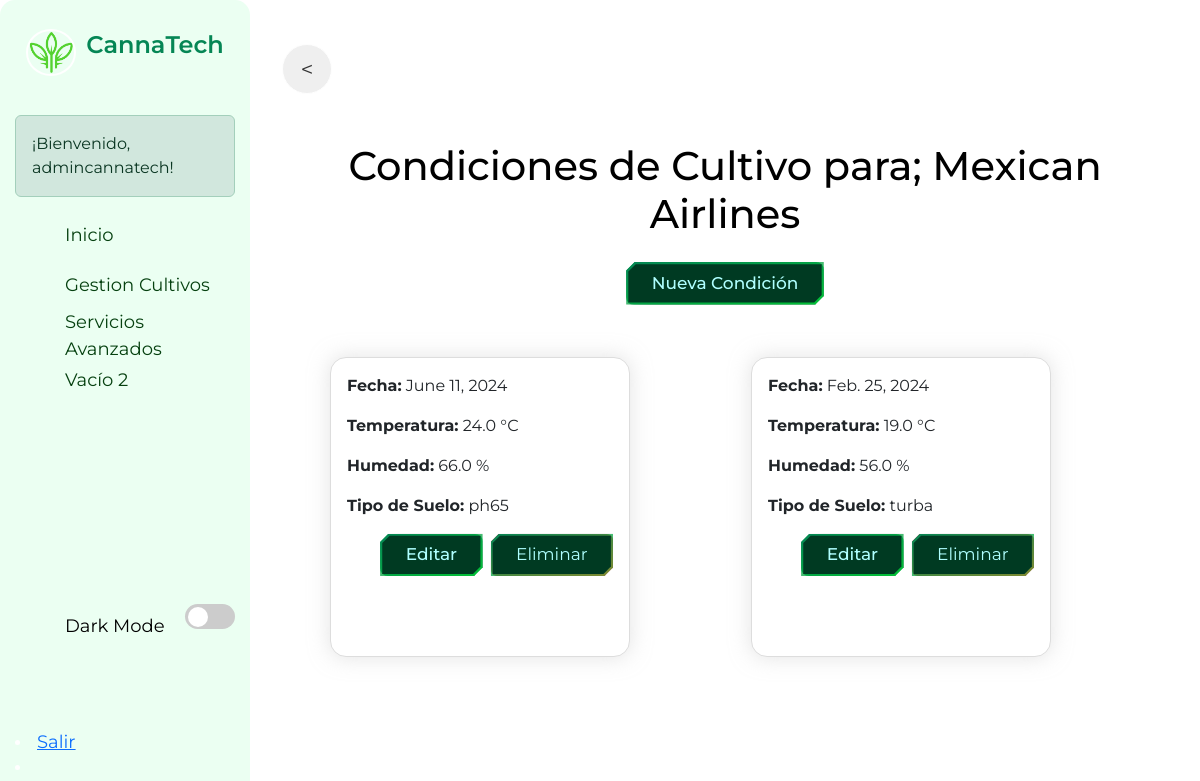
The app's page /core/variedad/2/condiciones/ (signed in), older data.
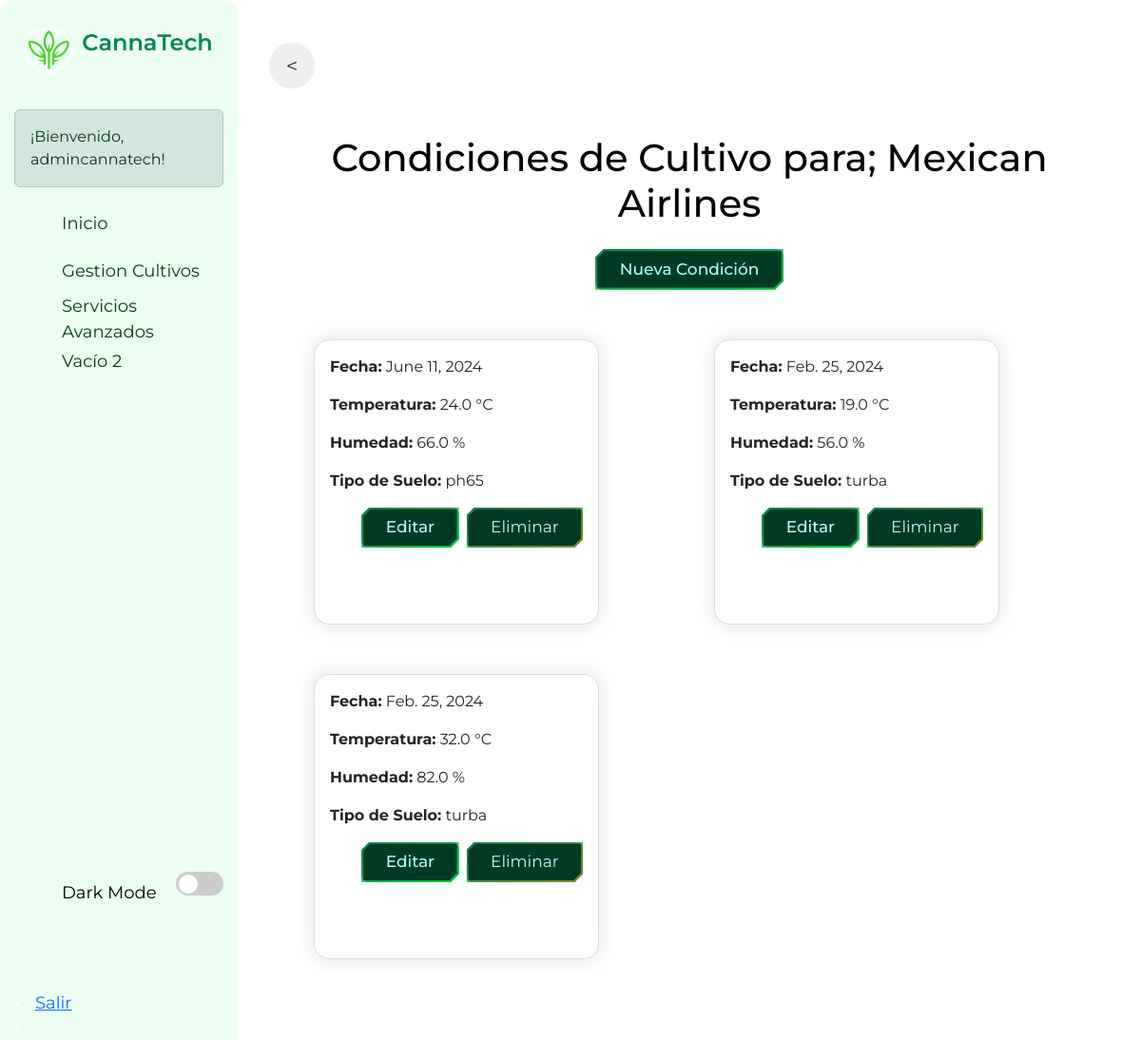
The same page, newer data.
### core/models.py (models this page shows, shortened)
class CondicionesCultivo(models.Model):
    variedad = models.ForeignKey(Variedad, on_delete=models.CASCADE, related_name='condiciones')
    registro_fecha = models.DateField()
    temperatura = models.FloatField()
    humedad = models.FloatField()
    tipo_suelo = models.CharField(max_length=100)
    ph_suelo = models.FloatField(default=7.0)
    nutrientes = models.CharField(max_length=100, default='normal')

### core/views.py (the view)
# urls.py: path('variedad/<int:variedad_id>/condiciones/', views.condiciones_cultivo_list, name='condiciones_cultivo_list'),
@login_required
def condiciones_cultivo_list(request, variedad_id):
    variedad = get_object_or_404(Variedad, pk=variedad_id)
    condiciones = variedad.condiciones.all()  # Access related objects using 'condiciones'
    return render(request, 'core/condiciones_cultivo_list.html', {'condiciones': condiciones, 'variedad': variedad})

### core/templates/core/condiciones_cultivo_list.html (shortened to what this page needs)
{% extends 'core/base.html' %}
{% load static %}
{% block content %}
<input type="button" class="btn-prev" value="<" onClick="javascript:history.go(-1);">
<div class="container my-5">
    <div class="text-center">
        <h1 class="mb-4 texto-negro">Condiciones de Cultivo para; {{ variedad.nombre }}</h1>
        <a href="{% url 'condiciones_cultivo_create' variedad.pk %}" class="btn btn-primary mb-3 custom-btn">Nueva Condición</a>
    </div>
    <div class="card-container">
        {% for condicion in condiciones %}
        <div class="card">
            <div class="card-body">
                <p><strong>Fecha:</strong> {{ condicion.registro_fecha }}</p>
                <p><strong>Temperatura:</strong> {{ condicion.temperatura }} °C</p>
                <p><strong>Humedad:</strong> {{ condicion.humedad }} %</p>
                <p><strong>Tipo de Suelo:</strong> {{ condicion.tipo_suelo }}</p>
                <div class="d-flex justify-content-end">
                    <a href="{% url 'condiciones_cultivo_update' variedad.pk condicion.pk %}" class="btn btn-primary me-2">Editar</a>
                    <button type="button" class="btn btn-danger" data-toggle="modal" data-target="#modalEliminarCondicion{{ condicion.pk }}">
                        Eliminar
                    </button>
                </div>
            </div>
        </div>
        {% endfor %}
    </div>
</div>
{% endblock %}

Row changes from the older to the newer data that the page shows:
added CondicionesCultivo: registro_fecha "Feb. 25, 2024", temperatura "32.0", humedad "82.0", tipo_suelo "turba"
